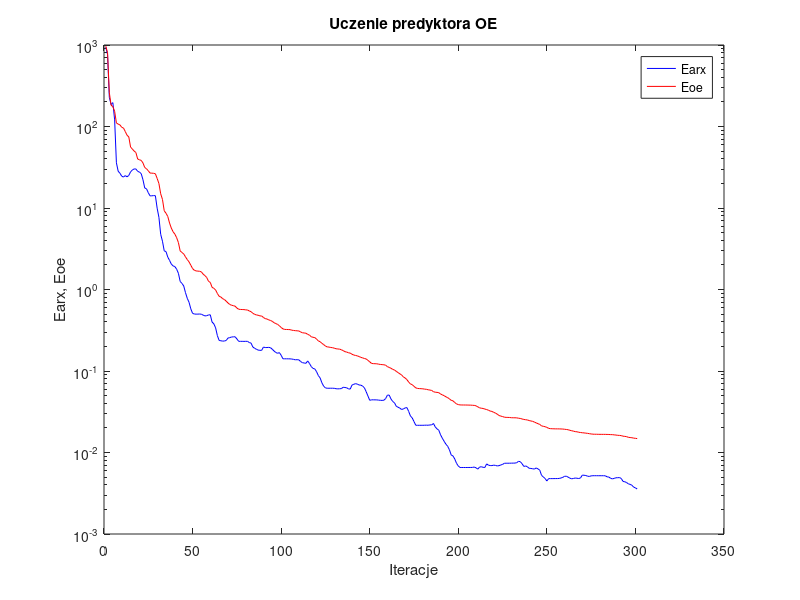
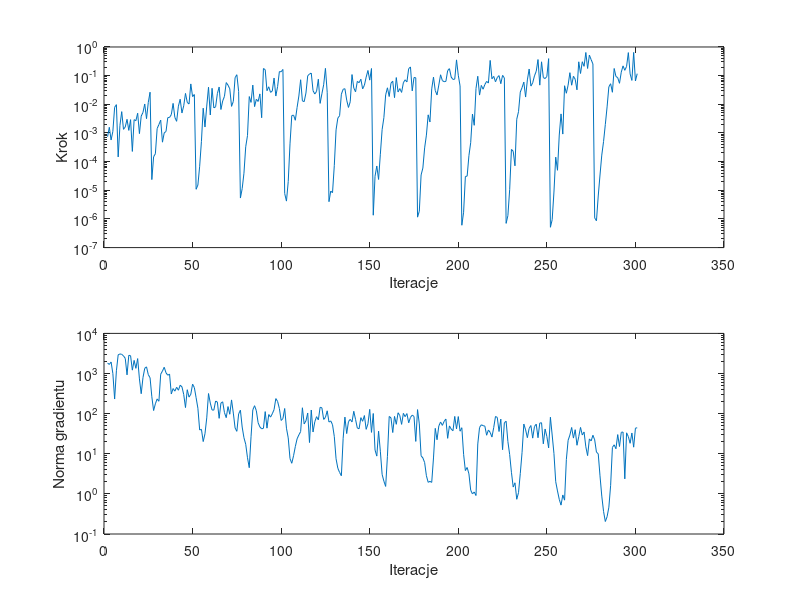

Write MATLAB code to recreate these figures, in order.
%uczenie predyktora oe
clear all;
n=0; farx(n+1)=9.400600e+002; foe(n+1)=9.668988e+002; wspucz(n+1)=0.000000e+000; ng(n+1)=0.000000e+000;
%odnowa zmiennej metryki
n=1; farx(n+1)=7.672972e+002; foe(n+1)=8.057786e+002; krok(n+1)=7.432430e-004; ng(n+1)=1.827032e+003;
n=2; farx(n+1)=2.279461e+002; foe(n+1)=2.602429e+002; krok(n+1)=1.575776e-003; ng(n+1)=1.682905e+003;
n=3; farx(n+1)=1.859722e+002; foe(n+1)=1.828628e+002; krok(n+1)=5.688063e-004; ng(n+1)=1.938251e+003;
n=4; farx(n+1)=1.964982e+002; foe(n+1)=1.750815e+002; krok(n+1)=1.137064e-003; ng(n+1)=1.000282e+003;
n=5; farx(n+1)=1.206205e+002; foe(n+1)=1.538433e+002; krok(n+1)=7.855381e-003; ng(n+1)=2.312811e+002;
n=6; farx(n+1)=3.586361e+001; foe(n+1)=1.105925e+002; krok(n+1)=9.707132e-003; ng(n+1)=1.173799e+003;
n=7; farx(n+1)=2.827320e+001; foe(n+1)=1.069804e+002; krok(n+1)=1.457598e-004; ng(n+1)=2.923079e+003;
n=8; farx(n+1)=2.668194e+001; foe(n+1)=1.045960e+002; krok(n+1)=1.846469e-003; ng(n+1)=3.080373e+003;
n=9; farx(n+1)=2.459398e+001; foe(n+1)=9.786310e+001; krok(n+1)=5.548179e-003; ng(n+1)=3.000523e+003;
n=10; farx(n+1)=2.397533e+001; foe(n+1)=9.576108e+001; krok(n+1)=1.338974e-003; ng(n+1)=2.758003e+003;
n=11; farx(n+1)=2.496149e+001; foe(n+1)=8.678460e+001; krok(n+1)=1.621288e-003; ng(n+1)=2.380271e+003;
n=12; farx(n+1)=2.415698e+001; foe(n+1)=7.817218e+001; krok(n+1)=2.998733e-003; ng(n+1)=9.257216e+002;
n=13; farx(n+1)=2.507285e+001; foe(n+1)=7.446285e+001; krok(n+1)=1.229105e-003; ng(n+1)=2.849278e+003;
n=14; farx(n+1)=2.778708e+001; foe(n+1)=5.592486e+001; krok(n+1)=2.914778e-003; ng(n+1)=2.777910e+003;
n=15; farx(n+1)=2.924485e+001; foe(n+1)=5.288793e+001; krok(n+1)=2.266194e-004; ng(n+1)=1.213765e+003;
n=16; farx(n+1)=3.017570e+001; foe(n+1)=5.003036e+001; krok(n+1)=2.914778e-003; ng(n+1)=2.125442e+003;
n=17; farx(n+1)=3.012754e+001; foe(n+1)=4.795191e+001; krok(n+1)=2.677949e-003; ng(n+1)=1.345643e+003;
n=18; farx(n+1)=2.819235e+001; foe(n+1)=3.991530e+001; krok(n+1)=4.880194e-003; ng(n+1)=2.354489e+003;
n=19; farx(n+1)=2.757949e+001; foe(n+1)=3.901942e+001; krok(n+1)=9.481841e-004; ng(n+1)=7.340635e+002;
n=20; farx(n+1)=2.641690e+001; foe(n+1)=3.841697e+001; krok(n+1)=3.868579e-003; ng(n+1)=3.138250e+002;
n=21; farx(n+1)=2.221205e+001; foe(n+1)=3.569594e+001; krok(n+1)=5.208348e-003; ng(n+1)=7.905582e+002;
n=22; farx(n+1)=1.758309e+001; foe(n+1)=3.138927e+001; krok(n+1)=1.025657e-002; ng(n+1)=1.351007e+003;
n=23; farx(n+1)=1.721586e+001; foe(n+1)=3.030118e+001; krok(n+1)=3.151553e-003; ng(n+1)=1.466056e+003;
n=24; farx(n+1)=1.540186e+001; foe(n+1)=2.861914e+001; krok(n+1)=1.165759e-002; ng(n+1)=9.351830e+002;
n=25; farx(n+1)=1.408734e+001; foe(n+1)=2.684368e+001; krok(n+1)=2.643052e-002; ng(n+1)=7.851910e+002;
%odnowa zmiennej metryki
n=26; farx(n+1)=1.411615e+001; foe(n+1)=2.675827e+001; krok(n+1)=2.360381e-005; ng(n+1)=2.632089e+002;
n=27; farx(n+1)=1.420310e+001; foe(n+1)=2.665646e+001; krok(n+1)=1.479072e-004; ng(n+1)=1.194619e+002;
n=28; farx(n+1)=1.415803e+001; foe(n+1)=2.631136e+001; krok(n+1)=1.882222e-004; ng(n+1)=1.760987e+002;
n=29; farx(n+1)=9.949373e+000; foe(n+1)=2.307642e+001; krok(n+1)=1.427772e-003; ng(n+1)=2.326693e+002;
n=30; farx(n+1)=7.681482e+000; foe(n+1)=1.996692e+001; krok(n+1)=1.971961e-003; ng(n+1)=2.034184e+002;
n=31; farx(n+1)=4.755376e+000; foe(n+1)=1.494448e+001; krok(n+1)=2.804162e-003; ng(n+1)=9.585080e+002;
n=32; farx(n+1)=3.913394e+000; foe(n+1)=1.275915e+001; krok(n+1)=4.767183e-004; ng(n+1)=1.156025e+003;
n=33; farx(n+1)=2.979801e+000; foe(n+1)=9.245210e+000; krok(n+1)=1.011991e-003; ng(n+1)=1.431081e+003;
n=34; farx(n+1)=2.919588e+000; foe(n+1)=8.619729e+000; krok(n+1)=1.123587e-003; ng(n+1)=1.041924e+003;
n=35; farx(n+1)=2.498194e+000; foe(n+1)=7.875449e+000; krok(n+1)=3.419137e-003; ng(n+1)=9.072100e+002;
n=36; farx(n+1)=2.276289e+000; foe(n+1)=6.541496e+000; krok(n+1)=3.485222e-003; ng(n+1)=9.685076e+002;
n=37; farx(n+1)=2.051172e+000; foe(n+1)=5.665256e+000; krok(n+1)=4.372259e-003; ng(n+1)=3.089719e+002;
n=38; farx(n+1)=1.948736e+000; foe(n+1)=5.113426e+000; krok(n+1)=1.076348e-002; ng(n+1)=4.220114e+002;
n=39; farx(n+1)=1.910625e+000; foe(n+1)=4.778998e+000; krok(n+1)=3.485222e-003; ng(n+1)=3.636029e+002;
n=40; farx(n+1)=1.775922e+000; foe(n+1)=4.324943e+000; krok(n+1)=2.548617e-003; ng(n+1)=4.543926e+002;
n=41; farx(n+1)=1.580616e+000; foe(n+1)=3.768424e+000; krok(n+1)=8.634154e-003; ng(n+1)=3.831706e+002;
n=42; farx(n+1)=1.256392e+000; foe(n+1)=2.973830e+000; krok(n+1)=1.503401e-002; ng(n+1)=5.106810e+002;
n=43; farx(n+1)=1.188171e+000; foe(n+1)=2.845427e+000; krok(n+1)=4.974973e-003; ng(n+1)=4.667483e+002;
n=44; farx(n+1)=1.105508e+000; foe(n+1)=2.729452e+000; krok(n+1)=8.839546e-003; ng(n+1)=3.001110e+002;
n=45; farx(n+1)=9.144626e-001; foe(n+1)=2.515348e+000; krok(n+1)=2.399905e-002; ng(n+1)=1.416980e+002;
n=46; farx(n+1)=7.803902e-001; foe(n+1)=2.330807e+000; krok(n+1)=1.169933e-002; ng(n+1)=3.947908e+002;
n=47; farx(n+1)=6.970420e-001; foe(n+1)=2.182537e+000; krok(n+1)=1.021537e-002; ng(n+1)=2.582514e+002;
n=48; farx(n+1)=5.792568e-001; foe(n+1)=1.986380e+000; krok(n+1)=5.142093e-002; ng(n+1)=3.050511e+002;
n=49; farx(n+1)=5.096138e-001; foe(n+1)=1.807860e+000; krok(n+1)=1.856024e-002; ng(n+1)=5.435986e+002;
n=50; farx(n+1)=5.006510e-001; foe(n+1)=1.720794e+000; krok(n+1)=2.194150e-002; ng(n+1)=4.463586e+002;
%odnowa zmiennej metryki
n=51; farx(n+1)=4.982859e-001; foe(n+1)=1.690458e+000; krok(n+1)=1.083629e-005; ng(n+1)=2.490359e+002;
n=52; farx(n+1)=4.988552e-001; foe(n+1)=1.679322e+000; krok(n+1)=1.525247e-005; ng(n+1)=1.363662e+002;
n=53; farx(n+1)=5.005106e-001; foe(n+1)=1.675404e+000; krok(n+1)=6.880069e-005; ng(n+1)=3.911272e+001;
n=54; farx(n+1)=4.969903e-001; foe(n+1)=1.642289e+000; krok(n+1)=5.097061e-004; ng(n+1)=4.063018e+001;
n=55; farx(n+1)=4.843730e-001; foe(n+1)=1.540438e+000; krok(n+1)=7.321912e-003; ng(n+1)=2.013975e+001;
n=56; farx(n+1)=4.740724e-001; foe(n+1)=1.479514e+000; krok(n+1)=1.612540e-003; ng(n+1)=3.150711e+001;
n=57; farx(n+1)=4.771009e-001; foe(n+1)=1.402184e+000; krok(n+1)=8.672124e-003; ng(n+1)=7.833226e+001;
n=58; farx(n+1)=4.873347e-001; foe(n+1)=1.259386e+000; krok(n+1)=3.955695e-002; ng(n+1)=3.172030e+002;
n=59; farx(n+1)=4.894043e-001; foe(n+1)=1.222416e+000; krok(n+1)=4.236653e-003; ng(n+1)=1.831965e+002;
n=60; farx(n+1)=3.987573e-001; foe(n+1)=1.063816e+000; krok(n+1)=3.618094e-002; ng(n+1)=1.234848e+002;
n=61; farx(n+1)=3.794530e-001; foe(n+1)=1.033927e+000; krok(n+1)=7.505960e-003; ng(n+1)=1.222752e+002;
n=62; farx(n+1)=3.386776e-001; foe(n+1)=9.874868e-001; krok(n+1)=8.180929e-003; ng(n+1)=2.059739e+002;
n=63; farx(n+1)=2.714510e-001; foe(n+1)=8.938705e-001; krok(n+1)=2.362755e-002; ng(n+1)=1.942028e+002;
n=64; farx(n+1)=2.371237e-001; foe(n+1)=8.240683e-001; krok(n+1)=4.017797e-002; ng(n+1)=7.635173e+001;
n=65; farx(n+1)=2.349020e-001; foe(n+1)=8.081400e-001; krok(n+1)=6.583213e-003; ng(n+1)=1.831040e+002;
n=66; farx(n+1)=2.325888e-001; foe(n+1)=7.711319e-001; krok(n+1)=1.308935e-002; ng(n+1)=1.972740e+002;
n=67; farx(n+1)=2.334362e-001; foe(n+1)=7.527103e-001; krok(n+1)=1.893212e-002; ng(n+1)=1.057805e+002;
n=68; farx(n+1)=2.371515e-001; foe(n+1)=7.184085e-001; krok(n+1)=5.730945e-002; ng(n+1)=7.940202e+001;
n=69; farx(n+1)=2.539180e-001; foe(n+1)=6.832683e-001; krok(n+1)=4.663470e-002; ng(n+1)=1.500033e+002;
n=70; farx(n+1)=2.566712e-001; foe(n+1)=6.553593e-001; krok(n+1)=3.469665e-002; ng(n+1)=9.654256e+001;
n=71; farx(n+1)=2.613618e-001; foe(n+1)=6.411363e-001; krok(n+1)=8.473306e-003; ng(n+1)=2.198029e+002;
n=72; farx(n+1)=2.624494e-001; foe(n+1)=6.337030e-001; krok(n+1)=1.263902e-002; ng(n+1)=1.032003e+002;
n=73; farx(n+1)=2.631636e-001; foe(n+1)=6.243472e-001; krok(n+1)=8.509079e-002; ng(n+1)=4.400098e+001;
n=74; farx(n+1)=2.480053e-001; foe(n+1)=5.926227e-001; krok(n+1)=1.077557e-001; ng(n+1)=3.622529e+001;
n=75; farx(n+1)=2.313768e-001; foe(n+1)=5.729172e-001; krok(n+1)=2.812841e-002; ng(n+1)=9.826781e+001;
%odnowa zmiennej metryki
n=76; farx(n+1)=2.311625e-001; foe(n+1)=5.691973e-001; krok(n+1)=5.365259e-006; ng(n+1)=1.220121e+002;
n=77; farx(n+1)=2.311652e-001; foe(n+1)=5.679844e-001; krok(n+1)=1.138543e-005; ng(n+1)=4.628700e+001;
n=78; farx(n+1)=2.307994e-001; foe(n+1)=5.669310e-001; krok(n+1)=3.934497e-005; ng(n+1)=2.512406e+001;
n=79; farx(n+1)=2.312979e-001; foe(n+1)=5.625099e-001; krok(n+1)=3.296469e-004; ng(n+1)=1.726290e+001;
n=80; farx(n+1)=2.312167e-001; foe(n+1)=5.604782e-001; krok(n+1)=8.100612e-004; ng(n+1)=7.955471e+000;
n=81; farx(n+1)=2.235460e-001; foe(n+1)=5.458162e-001; krok(n+1)=1.863422e-002; ng(n+1)=4.494711e+000;
n=82; farx(n+1)=2.200499e-001; foe(n+1)=5.343889e-001; krok(n+1)=1.165911e-002; ng(n+1)=2.651656e+001;
n=83; farx(n+1)=1.972155e-001; foe(n+1)=5.113631e-001; krok(n+1)=4.681906e-002; ng(n+1)=1.239807e+002;
n=84; farx(n+1)=1.901916e-001; foe(n+1)=4.958811e-001; krok(n+1)=8.300976e-003; ng(n+1)=1.576842e+002;
n=85; farx(n+1)=1.849577e-001; foe(n+1)=4.880892e-001; krok(n+1)=1.501192e-002; ng(n+1)=1.180638e+002;
n=86; farx(n+1)=1.805796e-001; foe(n+1)=4.829683e-001; krok(n+1)=1.256280e-002; ng(n+1)=5.927495e+001;
n=87; farx(n+1)=1.792989e-001; foe(n+1)=4.744247e-001; krok(n+1)=2.307159e-002; ng(n+1)=4.650653e+001;
n=88; farx(n+1)=1.793336e-001; foe(n+1)=4.732755e-001; krok(n+1)=3.400118e-003; ng(n+1)=4.189827e+001;
n=89; farx(n+1)=1.967190e-001; foe(n+1)=4.536750e-001; krok(n+1)=1.775417e-001; ng(n+1)=4.310743e+001;
n=90; farx(n+1)=1.938941e-001; foe(n+1)=4.394523e-001; krok(n+1)=1.608941e-001; ng(n+1)=1.123714e+002;
n=91; farx(n+1)=1.941090e-001; foe(n+1)=4.344610e-001; krok(n+1)=2.977118e-002; ng(n+1)=4.347471e+001;
n=92; farx(n+1)=1.950198e-001; foe(n+1)=4.238371e-001; krok(n+1)=4.086147e-002; ng(n+1)=9.492052e+001;
n=93; farx(n+1)=1.930566e-001; foe(n+1)=4.167453e-001; krok(n+1)=2.611507e-002; ng(n+1)=8.193493e+001;
n=94; farx(n+1)=1.849041e-001; foe(n+1)=4.066546e-001; krok(n+1)=2.896961e-002; ng(n+1)=9.912627e+001;
n=95; farx(n+1)=1.759557e-001; foe(n+1)=3.915219e-001; krok(n+1)=8.260442e-002; ng(n+1)=1.260706e+002;
n=96; farx(n+1)=1.686482e-001; foe(n+1)=3.816904e-001; krok(n+1)=1.941426e-002; ng(n+1)=2.370305e+002;
n=97; farx(n+1)=1.648775e-001; foe(n+1)=3.730825e-001; krok(n+1)=4.158324e-002; ng(n+1)=2.014849e+002;
n=98; farx(n+1)=1.681722e-001; foe(n+1)=3.591807e-001; krok(n+1)=1.383675e-001; ng(n+1)=1.341304e+002;
n=99; farx(n+1)=1.561045e-001; foe(n+1)=3.420604e-001; krok(n+1)=1.365450e-001; ng(n+1)=6.756455e+001;
n=100; farx(n+1)=1.412474e-001; foe(n+1)=3.288505e-001; krok(n+1)=1.644497e-001; ng(n+1)=7.559685e+001;
%odnowa zmiennej metryki
n=101; farx(n+1)=1.411789e-001; foe(n+1)=3.237205e-001; krok(n+1)=7.698578e-006; ng(n+1)=1.343149e+002;
n=102; farx(n+1)=1.411790e-001; foe(n+1)=3.232915e-001; krok(n+1)=4.189792e-006; ng(n+1)=4.329981e+001;
n=103; farx(n+1)=1.410612e-001; foe(n+1)=3.225986e-001; krok(n+1)=2.018691e-005; ng(n+1)=2.484460e+001;
n=104; farx(n+1)=1.409771e-001; foe(n+1)=3.218736e-001; krok(n+1)=4.168272e-004; ng(n+1)=7.577612e+000;
n=105; farx(n+1)=1.402378e-001; foe(n+1)=3.167817e-001; krok(n+1)=4.038010e-003; ng(n+1)=5.790663e+000;
n=106; farx(n+1)=1.389231e-001; foe(n+1)=3.145995e-001; krok(n+1)=4.189449e-003; ng(n+1)=8.927280e+000;
n=107; farx(n+1)=1.372436e-001; foe(n+1)=3.125151e-001; krok(n+1)=2.774090e-003; ng(n+1)=1.509240e+001;
n=108; farx(n+1)=1.377039e-001; foe(n+1)=3.113964e-001; krok(n+1)=7.780842e-003; ng(n+1)=2.357456e+001;
n=109; farx(n+1)=1.371101e-001; foe(n+1)=3.098910e-001; krok(n+1)=1.948770e-002; ng(n+1)=2.954310e+001;
n=110; farx(n+1)=1.307184e-001; foe(n+1)=3.013870e-001; krok(n+1)=7.190954e-002; ng(n+1)=3.557968e+001;
n=111; farx(n+1)=1.264729e-001; foe(n+1)=2.944396e-001; krok(n+1)=1.315303e-002; ng(n+1)=1.400966e+002;
n=112; farx(n+1)=1.254764e-001; foe(n+1)=2.931022e-001; krok(n+1)=1.238474e-002; ng(n+1)=5.544239e+001;
n=113; farx(n+1)=1.242356e-001; foe(n+1)=2.905676e-001; krok(n+1)=2.477353e-002; ng(n+1)=6.602470e+001;
n=114; farx(n+1)=1.329315e-001; foe(n+1)=2.815611e-001; krok(n+1)=9.907791e-002; ng(n+1)=1.035954e+002;
n=115; farx(n+1)=1.235343e-001; foe(n+1)=2.753975e-001; krok(n+1)=1.136129e-001; ng(n+1)=1.904789e+001;
n=116; farx(n+1)=1.133567e-001; foe(n+1)=2.631841e-001; krok(n+1)=1.230771e-001; ng(n+1)=1.231329e+002;
n=117; farx(n+1)=1.075733e-001; foe(n+1)=2.592407e-001; krok(n+1)=2.992730e-002; ng(n+1)=3.489572e+001;
n=118; farx(n+1)=1.060980e-001; foe(n+1)=2.571382e-001; krok(n+1)=2.284436e-002; ng(n+1)=6.283665e+001;
n=119; farx(n+1)=9.801134e-002; foe(n+1)=2.459059e-001; krok(n+1)=2.835564e-002; ng(n+1)=8.409017e+001;
n=120; farx(n+1)=8.789051e-002; foe(n+1)=2.341406e-001; krok(n+1)=7.517970e-002; ng(n+1)=6.985040e+001;
n=121; farx(n+1)=8.220722e-002; foe(n+1)=2.286368e-001; krok(n+1)=1.077104e-002; ng(n+1)=1.439517e+002;
n=122; farx(n+1)=7.166612e-002; foe(n+1)=2.186691e-001; krok(n+1)=2.327615e-002; ng(n+1)=1.399238e+002;
n=123; farx(n+1)=6.513233e-002; foe(n+1)=2.108816e-001; krok(n+1)=4.799811e-002; ng(n+1)=7.181060e+001;
n=124; farx(n+1)=6.206110e-002; foe(n+1)=2.025134e-001; krok(n+1)=1.794685e-001; ng(n+1)=8.062742e+001;
n=125; farx(n+1)=6.143065e-002; foe(n+1)=1.974642e-001; krok(n+1)=2.629130e-002; ng(n+1)=1.176433e+002;
%odnowa zmiennej metryki
n=126; farx(n+1)=6.144647e-002; foe(n+1)=1.966458e-001; krok(n+1)=4.000651e-006; ng(n+1)=6.170694e+001;
n=127; farx(n+1)=6.148352e-002; foe(n+1)=1.943549e-001; krok(n+1)=9.386788e-006; ng(n+1)=6.587934e+001;
n=128; farx(n+1)=6.146800e-002; foe(n+1)=1.932915e-001; krok(n+1)=8.245594e-006; ng(n+1)=5.297937e+001;
n=129; farx(n+1)=6.130288e-002; foe(n+1)=1.905002e-001; krok(n+1)=7.233111e-005; ng(n+1)=2.699333e+001;
n=130; farx(n+1)=6.062754e-002; foe(n+1)=1.875694e-001; krok(n+1)=1.282071e-003; ng(n+1)=7.494368e+000;
n=131; farx(n+1)=6.036962e-002; foe(n+1)=1.862536e-001; krok(n+1)=3.303815e-003; ng(n+1)=4.357520e+000;
n=132; farx(n+1)=6.058213e-002; foe(n+1)=1.855463e-001; krok(n+1)=3.990929e-003; ng(n+1)=3.421609e+000;
n=133; farx(n+1)=6.079043e-002; foe(n+1)=1.820617e-001; krok(n+1)=2.258989e-002; ng(n+1)=2.832496e+000;
n=134; farx(n+1)=6.320799e-002; foe(n+1)=1.781257e-001; krok(n+1)=3.339713e-002; ng(n+1)=2.430440e+001;
n=135; farx(n+1)=6.274114e-002; foe(n+1)=1.726747e-001; krok(n+1)=3.500452e-002; ng(n+1)=8.195041e+001;
n=136; farx(n+1)=6.222846e-002; foe(n+1)=1.707851e-001; krok(n+1)=1.400181e-002; ng(n+1)=3.184975e+001;
n=137; farx(n+1)=6.031648e-002; foe(n+1)=1.673469e-001; krok(n+1)=7.772060e-003; ng(n+1)=6.321877e+001;
n=138; farx(n+1)=6.005394e-002; foe(n+1)=1.658253e-001; krok(n+1)=1.226153e-002; ng(n+1)=7.199781e+001;
n=139; farx(n+1)=6.717907e-002; foe(n+1)=1.604858e-001; krok(n+1)=1.090844e-001; ng(n+1)=6.205736e+001;
n=140; farx(n+1)=6.866308e-002; foe(n+1)=1.570485e-001; krok(n+1)=3.715822e-002; ng(n+1)=1.144486e+002;
n=141; farx(n+1)=6.999762e-002; foe(n+1)=1.551446e-001; krok(n+1)=2.727319e-002; ng(n+1)=7.167630e+001;
n=142; farx(n+1)=6.901897e-002; foe(n+1)=1.533577e-001; krok(n+1)=6.306675e-002; ng(n+1)=4.378154e+001;
n=143; farx(n+1)=6.734934e-002; foe(n+1)=1.504114e-001; krok(n+1)=5.671128e-002; ng(n+1)=4.197080e+001;
n=144; farx(n+1)=6.701027e-002; foe(n+1)=1.470613e-001; krok(n+1)=7.514923e-002; ng(n+1)=7.943261e+001;
n=145; farx(n+1)=6.532329e-002; foe(n+1)=1.447925e-001; krok(n+1)=3.459424e-002; ng(n+1)=6.447976e+001;
n=146; farx(n+1)=6.219963e-002; foe(n+1)=1.423995e-001; krok(n+1)=4.633705e-002; ng(n+1)=8.964767e+001;
n=147; farx(n+1)=5.574164e-002; foe(n+1)=1.405416e-001; krok(n+1)=8.877087e-002; ng(n+1)=4.060818e+001;
n=148; farx(n+1)=4.932762e-002; foe(n+1)=1.349778e-001; krok(n+1)=1.516292e-001; ng(n+1)=5.581159e+001;
n=149; farx(n+1)=4.370832e-002; foe(n+1)=1.296936e-001; krok(n+1)=6.964181e-002; ng(n+1)=1.277143e+002;
n=150; farx(n+1)=4.430068e-002; foe(n+1)=1.240231e-001; krok(n+1)=1.775417e-001; ng(n+1)=3.409981e+001;
%odnowa zmiennej metryki
n=151; farx(n+1)=4.429741e-002; foe(n+1)=1.230933e-001; krok(n+1)=1.349138e-006; ng(n+1)=1.008375e+002;
n=152; farx(n+1)=4.425550e-002; foe(n+1)=1.228869e-001; krok(n+1)=3.079431e-005; ng(n+1)=1.237530e+001;
n=153; farx(n+1)=4.421054e-002; foe(n+1)=1.226199e-001; krok(n+1)=7.035223e-005; ng(n+1)=8.739800e+000;
n=154; farx(n+1)=4.393323e-002; foe(n+1)=1.213190e-001; krok(n+1)=2.382783e-005; ng(n+1)=3.650285e+001;
n=155; farx(n+1)=4.371213e-002; foe(n+1)=1.203348e-001; krok(n+1)=1.813010e-004; ng(n+1)=1.155912e+001;
n=156; farx(n+1)=4.356714e-002; foe(n+1)=1.197943e-001; krok(n+1)=1.307219e-003; ng(n+1)=3.063981e+000;
n=157; farx(n+1)=4.377837e-002; foe(n+1)=1.192519e-001; krok(n+1)=3.442236e-003; ng(n+1)=2.071714e+000;
n=158; farx(n+1)=4.594922e-002; foe(n+1)=1.177640e-001; krok(n+1)=2.127270e-002; ng(n+1)=1.534603e+000;
n=159; farx(n+1)=5.061672e-002; foe(n+1)=1.130671e-001; krok(n+1)=3.763810e-002; ng(n+1)=8.642564e+000;
n=160; farx(n+1)=5.060768e-002; foe(n+1)=1.106537e-001; krok(n+1)=1.868912e-002; ng(n+1)=8.518945e+001;
n=161; farx(n+1)=4.537562e-002; foe(n+1)=1.080029e-001; krok(n+1)=5.442027e-002; ng(n+1)=7.824570e+001;
n=162; farx(n+1)=4.223440e-002; foe(n+1)=1.047222e-001; krok(n+1)=6.403944e-002; ng(n+1)=3.381118e+001;
n=163; farx(n+1)=4.070028e-002; foe(n+1)=1.028060e-001; krok(n+1)=1.706649e-002; ng(n+1)=8.525583e+001;
n=164; farx(n+1)=3.686504e-002; foe(n+1)=9.897933e-002; krok(n+1)=8.569436e-002; ng(n+1)=5.421857e+001;
n=165; farx(n+1)=3.595150e-002; foe(n+1)=9.563655e-002; krok(n+1)=2.691279e-002; ng(n+1)=1.051807e+002;
n=166; farx(n+1)=3.501766e-002; foe(n+1)=9.232224e-002; krok(n+1)=3.535818e-002; ng(n+1)=8.930107e+001;
n=167; farx(n+1)=3.373263e-002; foe(n+1)=8.948887e-002; krok(n+1)=2.598758e-002; ng(n+1)=5.399650e+001;
n=168; farx(n+1)=3.423319e-002; foe(n+1)=8.458214e-002; krok(n+1)=5.671128e-002; ng(n+1)=1.016818e+002;
n=169; farx(n+1)=3.525421e-002; foe(n+1)=8.207902e-002; krok(n+1)=7.165516e-002; ng(n+1)=8.405672e+001;
n=170; farx(n+1)=3.557174e-002; foe(n+1)=7.839505e-002; krok(n+1)=6.045742e-002; ng(n+1)=1.003270e+002;
n=171; farx(n+1)=3.187848e-002; foe(n+1)=7.311036e-002; krok(n+1)=1.752988e-001; ng(n+1)=5.912639e+001;
n=172; farx(n+1)=2.801825e-002; foe(n+1)=6.931216e-002; krok(n+1)=2.010759e-001; ng(n+1)=8.069224e+001;
n=173; farx(n+1)=2.654989e-002; foe(n+1)=6.797706e-002; krok(n+1)=2.936823e-002; ng(n+1)=9.180485e+001;
n=174; farx(n+1)=2.393516e-002; foe(n+1)=6.483468e-002; krok(n+1)=8.610785e-002; ng(n+1)=8.512284e+001;
n=175; farx(n+1)=2.159330e-002; foe(n+1)=6.211032e-002; krok(n+1)=8.430727e-002; ng(n+1)=2.031810e+001;
%odnowa zmiennej metryki
n=176; farx(n+1)=2.157224e-002; foe(n+1)=6.109902e-002; krok(n+1)=1.154267e-006; ng(n+1)=1.260752e+002;
n=177; farx(n+1)=2.156419e-002; foe(n+1)=6.083698e-002; krok(n+1)=1.872020e-006; ng(n+1)=5.538316e+001;
n=178; farx(n+1)=2.157533e-002; foe(n+1)=6.068986e-002; krok(n+1)=3.418410e-005; ng(n+1)=8.906023e+000;
n=179; farx(n+1)=2.156990e-002; foe(n+1)=6.044158e-002; krok(n+1)=5.947814e-005; ng(n+1)=7.890272e+000;
n=180; farx(n+1)=2.160784e-002; foe(n+1)=5.990132e-002; krok(n+1)=3.011518e-004; ng(n+1)=6.024127e+000;
n=181; farx(n+1)=2.166313e-002; foe(n+1)=5.962254e-002; krok(n+1)=8.410247e-004; ng(n+1)=2.831874e+000;
n=182; farx(n+1)=2.159425e-002; foe(n+1)=5.883251e-002; krok(n+1)=4.290347e-003; ng(n+1)=1.941294e+000;
n=183; farx(n+1)=2.179413e-002; foe(n+1)=5.835856e-002; krok(n+1)=2.414856e-003; ng(n+1)=2.054094e+000;
n=184; farx(n+1)=2.182868e-002; foe(n+1)=5.773824e-002; krok(n+1)=3.450322e-002; ng(n+1)=1.932408e+000;
n=185; farx(n+1)=2.269565e-002; foe(n+1)=5.570449e-002; krok(n+1)=8.877087e-002; ng(n+1)=7.862345e+000;
n=186; farx(n+1)=2.058525e-002; foe(n+1)=5.492271e-002; krok(n+1)=3.012318e-002; ng(n+1)=4.298126e+001;
n=187; farx(n+1)=1.950206e-002; foe(n+1)=5.468335e-002; krok(n+1)=2.118799e-002; ng(n+1)=2.235824e+001;
n=188; farx(n+1)=1.873981e-002; foe(n+1)=5.419612e-002; krok(n+1)=4.681906e-002; ng(n+1)=4.912506e+001;
n=189; farx(n+1)=1.647809e-002; foe(n+1)=5.217550e-002; krok(n+1)=1.071906e-001; ng(n+1)=6.192718e+001;
n=190; farx(n+1)=1.495649e-002; foe(n+1)=5.098893e-002; krok(n+1)=6.739301e-002; ng(n+1)=5.095852e+001;
n=191; farx(n+1)=1.372936e-002; foe(n+1)=4.977540e-002; krok(n+1)=6.144187e-002; ng(n+1)=6.412486e+001;
n=192; farx(n+1)=1.265927e-002; foe(n+1)=4.828124e-002; krok(n+1)=6.299996e-002; ng(n+1)=7.336362e+001;
n=193; farx(n+1)=1.192838e-002; foe(n+1)=4.709852e-002; krok(n+1)=1.498842e-001; ng(n+1)=2.423710e+001;
n=194; farx(n+1)=1.079133e-002; foe(n+1)=4.554624e-002; krok(n+1)=1.752988e-001; ng(n+1)=4.943473e+001;
n=195; farx(n+1)=9.324272e-003; foe(n+1)=4.364478e-002; krok(n+1)=8.892157e-002; ng(n+1)=4.127527e+001;
n=196; farx(n+1)=9.073433e-003; foe(n+1)=4.307093e-002; krok(n+1)=7.361186e-002; ng(n+1)=3.746487e+001;
n=197; farx(n+1)=8.327378e-003; foe(n+1)=4.104312e-002; krok(n+1)=7.563795e-002; ng(n+1)=8.523229e+001;
n=198; farx(n+1)=7.373819e-003; foe(n+1)=3.949700e-002; krok(n+1)=3.550835e-001; ng(n+1)=4.168313e+001;
n=199; farx(n+1)=6.829783e-003; foe(n+1)=3.869851e-002; krok(n+1)=1.031518e-001; ng(n+1)=8.450472e+001;
n=200; farx(n+1)=6.547928e-003; foe(n+1)=3.835964e-002; krok(n+1)=4.366353e-002; ng(n+1)=3.650272e+001;
%odnowa zmiennej metryki
n=201; farx(n+1)=6.546914e-003; foe(n+1)=3.828651e-002; krok(n+1)=6.028377e-007; ng(n+1)=4.459408e+001;
n=202; farx(n+1)=6.547422e-003; foe(n+1)=3.827933e-002; krok(n+1)=1.711242e-006; ng(n+1)=9.669275e+000;
n=203; farx(n+1)=6.544251e-003; foe(n+1)=3.825331e-002; krok(n+1)=3.030340e-005; ng(n+1)=3.805223e+000;
n=204; farx(n+1)=6.546519e-003; foe(n+1)=3.822225e-002; krok(n+1)=3.117913e-005; ng(n+1)=4.552459e+000;
n=205; farx(n+1)=6.549664e-003; foe(n+1)=3.815645e-002; krok(n+1)=1.614953e-004; ng(n+1)=3.162756e+000;
n=206; farx(n+1)=6.552003e-003; foe(n+1)=3.813008e-002; krok(n+1)=4.596386e-004; ng(n+1)=1.238413e+000;
n=207; farx(n+1)=6.562922e-003; foe(n+1)=3.796968e-002; krok(n+1)=4.573216e-003; ng(n+1)=9.984097e-001;
n=208; farx(n+1)=6.631265e-003; foe(n+1)=3.784252e-002; krok(n+1)=1.849454e-003; ng(n+1)=1.115512e+000;
n=209; farx(n+1)=6.492316e-003; foe(n+1)=3.740012e-002; krok(n+1)=3.571281e-002; ng(n+1)=9.099877e-001;
n=210; farx(n+1)=6.250541e-003; foe(n+1)=3.636562e-002; krok(n+1)=9.515193e-002; ng(n+1)=1.755471e+001;
n=211; farx(n+1)=6.620059e-003; foe(n+1)=3.534629e-002; krok(n+1)=2.097129e-002; ng(n+1)=4.523029e+001;
n=212; farx(n+1)=6.693640e-003; foe(n+1)=3.492756e-002; krok(n+1)=4.568872e-002; ng(n+1)=5.268264e+001;
n=213; farx(n+1)=6.580169e-003; foe(n+1)=3.470745e-002; krok(n+1)=3.360874e-002; ng(n+1)=5.026443e+001;
n=214; farx(n+1)=6.549360e-003; foe(n+1)=3.409646e-002; krok(n+1)=4.904612e-002; ng(n+1)=4.870616e+001;
n=215; farx(n+1)=7.247011e-003; foe(n+1)=3.367043e-002; krok(n+1)=6.306675e-002; ng(n+1)=2.894432e+001;
n=216; farx(n+1)=6.996697e-003; foe(n+1)=3.303046e-002; krok(n+1)=5.507794e-002; ng(n+1)=3.912125e+001;
n=217; farx(n+1)=6.914071e-003; foe(n+1)=3.224674e-002; krok(n+1)=3.403631e-001; ng(n+1)=3.401535e+001;
n=218; farx(n+1)=6.906784e-003; foe(n+1)=3.191146e-002; krok(n+1)=7.763827e-002; ng(n+1)=2.608965e+001;
n=219; farx(n+1)=6.999917e-003; foe(n+1)=3.109245e-002; krok(n+1)=9.431389e-002; ng(n+1)=4.498747e+001;
n=220; farx(n+1)=6.939441e-003; foe(n+1)=3.045817e-002; krok(n+1)=6.105720e-002; ng(n+1)=8.492010e+001;
n=221; farx(n+1)=6.844312e-003; foe(n+1)=2.953169e-002; krok(n+1)=8.571529e-002; ng(n+1)=8.065475e+001;
n=222; farx(n+1)=6.897017e-003; foe(n+1)=2.844313e-002; krok(n+1)=1.003991e-001; ng(n+1)=3.586997e+001;
n=223; farx(n+1)=7.038561e-003; foe(n+1)=2.795871e-002; krok(n+1)=5.234463e-002; ng(n+1)=7.307011e+001;
n=224; farx(n+1)=7.133537e-003; foe(n+1)=2.761963e-002; krok(n+1)=1.022628e-001; ng(n+1)=1.260354e+001;
n=225; farx(n+1)=7.383631e-003; foe(n+1)=2.712088e-002; krok(n+1)=8.331886e-002; ng(n+1)=5.899485e+001;
%odnowa zmiennej metryki
n=226; farx(n+1)=7.383341e-003; foe(n+1)=2.698212e-002; krok(n+1)=7.000321e-007; ng(n+1)=6.479529e+001;
n=227; farx(n+1)=7.385293e-003; foe(n+1)=2.694923e-002; krok(n+1)=1.303126e-006; ng(n+1)=2.014608e+001;
n=228; farx(n+1)=7.390830e-003; foe(n+1)=2.689444e-002; krok(n+1)=1.046074e-005; ng(n+1)=9.578961e+000;
n=229; farx(n+1)=7.401317e-003; foe(n+1)=2.670592e-002; krok(n+1)=2.666638e-004; ng(n+1)=3.450782e+000;
n=230; farx(n+1)=7.409575e-003; foe(n+1)=2.668151e-002; krok(n+1)=2.288097e-004; ng(n+1)=1.479427e+000;
n=231; farx(n+1)=7.415355e-003; foe(n+1)=2.667094e-002; krok(n+1)=7.130722e-005; ng(n+1)=1.889555e+000;
n=232; farx(n+1)=7.498230e-003; foe(n+1)=2.661161e-002; krok(n+1)=3.011555e-003; ng(n+1)=7.335530e-001;
n=233; farx(n+1)=7.797916e-003; foe(n+1)=2.633885e-002; krok(n+1)=5.548179e-003; ng(n+1)=1.076171e+000;
n=234; farx(n+1)=7.712550e-003; foe(n+1)=2.617500e-002; krok(n+1)=2.672451e-002; ng(n+1)=3.232748e+000;
n=235; farx(n+1)=7.289097e-003; foe(n+1)=2.578938e-002; krok(n+1)=3.833684e-002; ng(n+1)=1.085196e+001;
n=236; farx(n+1)=6.748742e-003; foe(n+1)=2.545091e-002; krok(n+1)=5.955282e-002; ng(n+1)=5.509373e+001;
n=237; farx(n+1)=6.841637e-003; foe(n+1)=2.525385e-002; krok(n+1)=1.791379e-002; ng(n+1)=3.946756e+001;
n=238; farx(n+1)=6.686630e-003; foe(n+1)=2.508358e-002; krok(n+1)=7.100297e-002; ng(n+1)=2.515908e+001;
n=239; farx(n+1)=6.399058e-003; foe(n+1)=2.467525e-002; krok(n+1)=1.701816e-001; ng(n+1)=4.293460e+001;
n=240; farx(n+1)=6.376347e-003; foe(n+1)=2.434975e-002; krok(n+1)=4.320574e-002; ng(n+1)=5.053188e+001;
n=241; farx(n+1)=6.314679e-003; foe(n+1)=2.413491e-002; krok(n+1)=5.625683e-002; ng(n+1)=2.452129e+001;
n=242; farx(n+1)=6.266613e-003; foe(n+1)=2.358777e-002; krok(n+1)=9.809225e-002; ng(n+1)=4.772197e+001;
n=243; farx(n+1)=6.467775e-003; foe(n+1)=2.308237e-002; krok(n+1)=1.423178e-001; ng(n+1)=5.474636e+001;
n=244; farx(n+1)=6.293894e-003; foe(n+1)=2.257724e-002; krok(n+1)=3.644735e-001; ng(n+1)=2.507315e+001;
n=245; farx(n+1)=6.061223e-003; foe(n+1)=2.209221e-002; krok(n+1)=4.663645e-002; ng(n+1)=5.823026e+001;
n=246; farx(n+1)=5.245843e-003; foe(n+1)=2.123772e-002; krok(n+1)=3.040717e-001; ng(n+1)=5.928671e+001;
n=247; farx(n+1)=5.015900e-003; foe(n+1)=2.095149e-002; krok(n+1)=8.589342e-002; ng(n+1)=1.769396e+001;
n=248; farx(n+1)=4.800354e-003; foe(n+1)=2.073019e-002; krok(n+1)=7.911391e-002; ng(n+1)=4.137783e+001;
n=249; farx(n+1)=4.471997e-003; foe(n+1)=2.033551e-002; krok(n+1)=9.373676e-002; ng(n+1)=2.689413e+001;
n=250; farx(n+1)=4.782868e-003; foe(n+1)=1.978465e-002; krok(n+1)=3.923690e-001; ng(n+1)=1.401228e+001;
%odnowa zmiennej metryki
n=251; farx(n+1)=4.782000e-003; foe(n+1)=1.961575e-002; krok(n+1)=5.116721e-007; ng(n+1)=8.132311e+001;
n=252; farx(n+1)=4.782733e-003; foe(n+1)=1.957254e-002; krok(n+1)=9.419256e-007; ng(n+1)=2.928700e+001;
n=253; farx(n+1)=4.785409e-003; foe(n+1)=1.952889e-002; krok(n+1)=8.682944e-006; ng(n+1)=1.013563e+001;
n=254; farx(n+1)=4.789768e-003; foe(n+1)=1.950261e-002; krok(n+1)=1.433605e-004; ng(n+1)=2.009311e+000;
n=255; farx(n+1)=4.791062e-003; foe(n+1)=1.949975e-002; krok(n+1)=4.982285e-005; ng(n+1)=1.183235e+000;
n=256; farx(n+1)=4.807429e-003; foe(n+1)=1.948512e-002; krok(n+1)=8.471113e-004; ng(n+1)=7.300239e-001;
n=257; farx(n+1)=4.867411e-003; foe(n+1)=1.945045e-002; krok(n+1)=4.620452e-003; ng(n+1)=5.245481e-001;
n=258; farx(n+1)=4.954794e-003; foe(n+1)=1.940085e-002; krok(n+1)=9.143281e-004; ng(n+1)=9.412941e-001;
n=259; farx(n+1)=5.105846e-003; foe(n+1)=1.928019e-002; krok(n+1)=4.446078e-002; ng(n+1)=6.972351e-001;
n=260; farx(n+1)=5.113896e-003; foe(n+1)=1.916964e-002; krok(n+1)=2.429096e-002; ng(n+1)=7.164965e+000;
n=261; farx(n+1)=4.988554e-003; foe(n+1)=1.902895e-002; krok(n+1)=4.674985e-002; ng(n+1)=2.166978e+001;
n=262; farx(n+1)=4.839483e-003; foe(n+1)=1.872188e-002; krok(n+1)=1.269153e-001; ng(n+1)=2.919715e+001;
n=263; farx(n+1)=4.760215e-003; foe(n+1)=1.849920e-002; krok(n+1)=4.633705e-002; ng(n+1)=4.520705e+001;
n=264; farx(n+1)=4.798840e-003; foe(n+1)=1.829152e-002; krok(n+1)=9.513510e-002; ng(n+1)=2.458468e+001;
n=265; farx(n+1)=4.863962e-003; foe(n+1)=1.801984e-002; krok(n+1)=7.453607e-002; ng(n+1)=3.978441e+001;
n=266; farx(n+1)=4.831772e-003; foe(n+1)=1.796754e-002; krok(n+1)=3.197384e-002; ng(n+1)=1.628694e+001;
n=267; farx(n+1)=4.795676e-003; foe(n+1)=1.771035e-002; krok(n+1)=3.040920e-001; ng(n+1)=2.657816e+001;
n=268; farx(n+1)=4.871260e-003; foe(n+1)=1.760172e-002; krok(n+1)=1.189066e-001; ng(n+1)=4.534432e+001;
n=269; farx(n+1)=5.277001e-003; foe(n+1)=1.747126e-002; krok(n+1)=3.060754e-001; ng(n+1)=2.933883e+001;
n=270; farx(n+1)=5.259655e-003; foe(n+1)=1.740639e-002; krok(n+1)=2.114117e-001; ng(n+1)=3.492560e+001;
n=271; farx(n+1)=5.218418e-003; foe(n+1)=1.727285e-002; krok(n+1)=6.428475e-001; ng(n+1)=1.489413e+001;
n=272; farx(n+1)=5.120693e-003; foe(n+1)=1.718183e-002; krok(n+1)=1.778431e-001; ng(n+1)=8.991559e+000;
n=273; farx(n+1)=5.084475e-003; foe(n+1)=1.701882e-002; krok(n+1)=5.203615e-001; ng(n+1)=2.342412e+001;
n=274; farx(n+1)=5.170763e-003; foe(n+1)=1.689070e-002; krok(n+1)=3.619299e-001; ng(n+1)=2.091147e+001;
n=275; farx(n+1)=5.191041e-003; foe(n+1)=1.677918e-002; krok(n+1)=2.554195e-001; ng(n+1)=2.893395e+001;
%odnowa zmiennej metryki
n=276; farx(n+1)=5.191394e-003; foe(n+1)=1.675435e-002; krok(n+1)=1.085368e-006; ng(n+1)=2.221693e+001;
n=277; farx(n+1)=5.191102e-003; foe(n+1)=1.674825e-002; krok(n+1)=8.646752e-007; ng(n+1)=1.094369e+001;
n=278; farx(n+1)=5.188551e-003; foe(n+1)=1.671867e-002; krok(n+1)=6.325379e-006; ng(n+1)=9.990540e+000;
n=279; farx(n+1)=5.189472e-003; foe(n+1)=1.670420e-002; krok(n+1)=3.415827e-005; ng(n+1)=2.817478e+000;
n=280; farx(n+1)=5.189628e-003; foe(n+1)=1.669746e-002; krok(n+1)=1.687724e-004; ng(n+1)=8.818759e-001;
n=281; farx(n+1)=5.189282e-003; foe(n+1)=1.669462e-002; krok(n+1)=5.005982e-004; ng(n+1)=3.663156e-001;
n=282; farx(n+1)=5.179797e-003; foe(n+1)=1.669075e-002; krok(n+1)=1.968749e-003; ng(n+1)=2.048679e-001;
n=283; farx(n+1)=5.031728e-003; foe(n+1)=1.666037e-002; krok(n+1)=8.128862e-003; ng(n+1)=2.698288e-001;
n=284; farx(n+1)=4.997082e-003; foe(n+1)=1.664402e-002; krok(n+1)=4.086147e-002; ng(n+1)=4.655302e-001;
n=285; farx(n+1)=4.822079e-003; foe(n+1)=1.657694e-002; krok(n+1)=5.223014e-002; ng(n+1)=1.635150e+000;
n=286; farx(n+1)=4.749917e-003; foe(n+1)=1.656143e-002; krok(n+1)=2.629130e-002; ng(n+1)=1.439480e+001;
n=287; farx(n+1)=4.812292e-003; foe(n+1)=1.646022e-002; krok(n+1)=1.778431e-001; ng(n+1)=1.671679e+001;
n=288; farx(n+1)=4.899029e-003; foe(n+1)=1.637230e-002; krok(n+1)=9.326072e-002; ng(n+1)=1.332937e+001;
n=289; farx(n+1)=4.905714e-003; foe(n+1)=1.624893e-002; krok(n+1)=8.512166e-002; ng(n+1)=3.003087e+001;
n=290; farx(n+1)=4.928059e-003; foe(n+1)=1.621312e-002; krok(n+1)=5.401650e-002; ng(n+1)=1.514643e+001;
n=291; farx(n+1)=4.804053e-003; foe(n+1)=1.611485e-002; krok(n+1)=1.320338e-001; ng(n+1)=3.418012e+001;
n=292; farx(n+1)=4.416366e-003; foe(n+1)=1.586412e-002; krok(n+1)=2.192961e-001; ng(n+1)=3.484075e+001;
n=293; farx(n+1)=4.373816e-003; foe(n+1)=1.577040e-002; krok(n+1)=1.533108e-001; ng(n+1)=2.368830e+000;
n=294; farx(n+1)=4.282031e-003; foe(n+1)=1.565818e-002; krok(n+1)=2.093785e-001; ng(n+1)=3.325664e+001;
n=295; farx(n+1)=4.124415e-003; foe(n+1)=1.535693e-002; krok(n+1)=6.367965e-001; ng(n+1)=2.670879e+001;
n=296; farx(n+1)=4.065361e-003; foe(n+1)=1.526135e-002; krok(n+1)=1.150668e-001; ng(n+1)=1.823674e+001;
n=297; farx(n+1)=3.964313e-003; foe(n+1)=1.518425e-002; krok(n+1)=6.826594e-002; ng(n+1)=3.293134e+001;
n=298; farx(n+1)=3.761360e-003; foe(n+1)=1.500736e-002; krok(n+1)=6.449478e-001; ng(n+1)=1.459183e+001;
n=299; farx(n+1)=3.681895e-003; foe(n+1)=1.492631e-002; krok(n+1)=6.528949e-002; ng(n+1)=4.347983e+001;
n=300; farx(n+1)=3.562017e-003; foe(n+1)=1.480968e-002; krok(n+1)=1.171506e-001; ng(n+1)=4.440278e+001;

figure; semilogy(farx,'b'); hold on; semilogy(foe,'r'); xlabel('Iteracje'); ylabel('Earx, Eoe'); legend('Earx','Eoe'); title('Uczenie predyktora OE');
figure; subplot(2,1,1); semilogy(krok); xlabel('Iteracje'); ylabel('Krok');
subplot(2,1,2); semilogy(ng); xlabel('Iteracje'); ylabel('Norma gradientu');
Earx=farx(n+1)
Eoe=foe(n+1)
